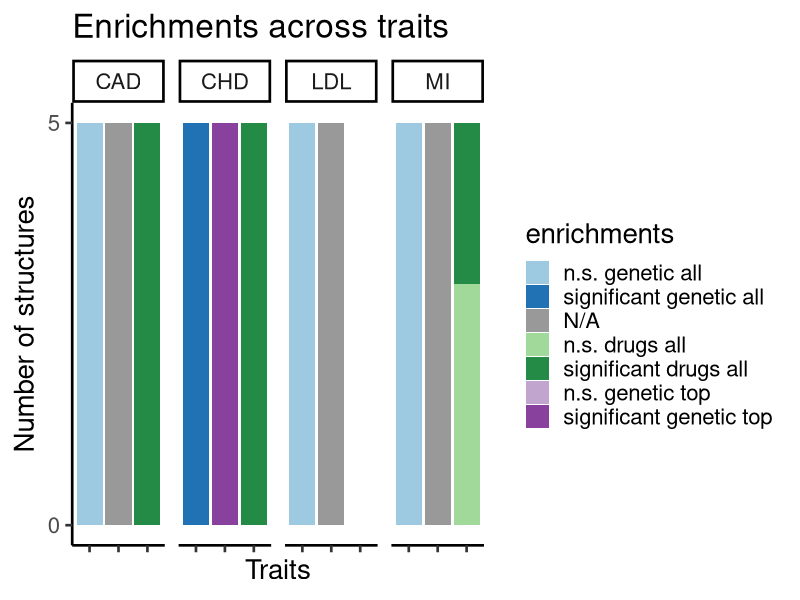

Source code (R):
## ---- chunk 1
library(ggplot2)
## ---- chunk 2
mydata <- read.csv("Enrichments_barplot_adult_ACH004.csv", sep = ";")
## ---- chunk 3
enrichments <- mydata$Enrichment
trait <- mydata$Trait
number_of_structures <- as.numeric(mydata$Structures)
geneset <- mydata$Gene.set
factor_lvl <- 1:length(mydata[,1])
## ---- chunk 4
enrichments <- factor(enrichments, levels = rev(unique(enrichments)))
geneset <- factor(geneset, levels = unique(geneset))
trait <- factor(trait, levels = unique(trait))

## ---- chunk 5
# creating data frame 
enriched_proportions <- data.frame(number_of_structures,trait,enrichments,geneset,factor_lvl)

## ---- chunk 6
p1 <-   ggplot(enriched_proportions, aes(x=geneset, y=number_of_structures, fill = enrichments)) +
    geom_bar(stat="identity", position = "stack") +
    scale_y_continuous(breaks = c(0,5)) + #,limits = c(0,20)) +
    #geom_text(size = 6, position = position_stack(vjust = 0.75),aes(label = number_of_structures)) +
    facet_wrap(~ trait, ncol = 12) +
    labs(title="Enrichments across traits") +
    xlab("Traits") +
    ylab("Number of structures") +
    theme_classic(base_size = 20) +
    theme(axis.text.x=element_blank()) +
    scale_fill_manual(values=c("#88419D","#C2A5CF","#238B45", "#A1D99B","grey60","#2171B5","#9ECAE1")) +
    #coord_flip() +
    guides(fill = guide_legend(reverse = T))

p1
## ---- chunk 7
sessionInfo()
